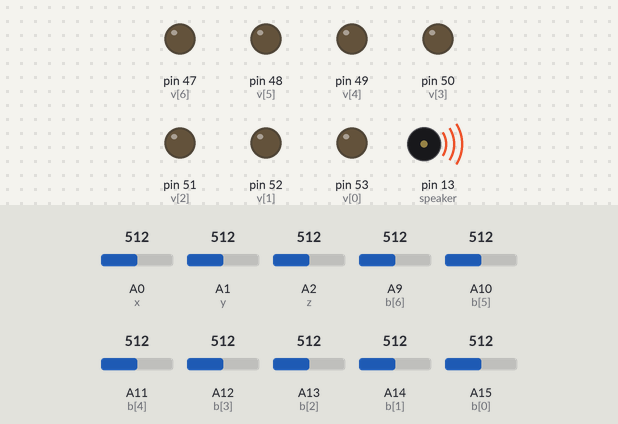
Recording of a sketch running on a simulated Arduino Mega 2560, built with avr-gcc and run on an emulated ATmega2560. Parts: output pins drawn as LEDs (lit = HIGH), buzzer (waves = sounding). The inputs (shaded band) are chosen by the test bench; at power-on: A0 (x) = 512, A1 (y) = 512, A2 (z) = 512, A9 (b[6]) = 512, A10 (b[5]) = 512, A11 (b[4]) = 512, A12 (b[3]) = 512, A13 (b[2]) = 512, A14 (b[1]) = 512, A15 (b[0]) = 512. What the sketch prints to the serial monitor is not drawn.

Above: at 0.2 s.
At 1.6 s:
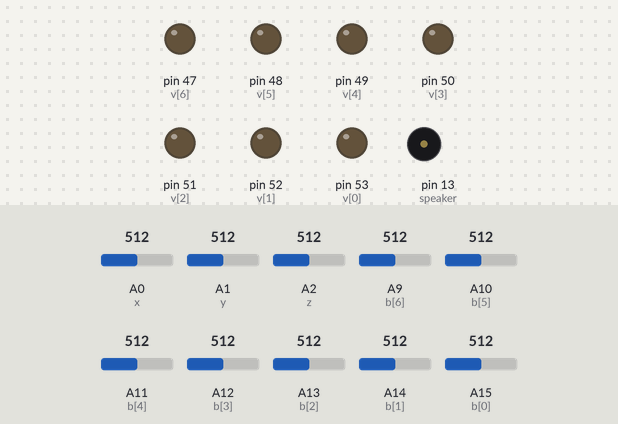
Timing chart, 0 to 3.1 s (numbered marks = the images above):
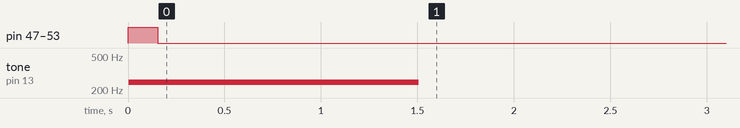

Measured:
- by itself, tone on pin 13 (speaker): silent → 246 Hz at 0.01 s, → silent 1.5 s later
- by itself, pin 47 (v[6]), pin 48 (v[5]), pin 49 (v[4]), pin 50 (v[3]), pin 51 (v[2]), pin 52 (v[1]), pin 53 (v[0]): LOW → HIGH at 0.00 s, → LOW 0.15 s later

The sketch:

fn.ino
```cpp
int b[7] = {A15,A14,A13,A12,A11,A10,A9};
int b_rd[7];
int v[7] = {53,52,51,50,49,48,47};
int state[7];

int level [7][4] ={{5,10,35,40},{1,10,30,40},{30,40,50,60},{5,10,20,28},{40,50,60,70},{5,10,35,50},{5,10,35,50}};
int act [7];
int act_pre[7];
int send_number[7];
int send_number_pre[7];

int last = 0;
int p_position = 0;
int duration = 1500;
int speaker = 13;
int v_t[7];
int h_t[7];
int x = A0;
int x_rd=0;
int y = A1;
int y_rd=0;
int z = A2;
int z_rd=0;
// 41.20, 43.65, 46.25, 49.00, 51.91, 55.00, 58.27, 61.74, 65.41, 69.30, 73.42, 77.78, 82.41, 87.31, 92.50,
// 98.00, 103.83, 110.00, 116.54, 123.47, 130.81, 138.59, 146.83, 155.56, 164.81, 174.61, 185.00, 196.00, 207.65, 220.00, 233.08, 246.94
float strings[6][8] = {
  {164.81,  174.61, 185.00, 196.00, 207.65, 220.00, 233.08,   246.94},
  {123.47,  130.81, 138.59, 146.83, 155.56, 164.81, 174.61,   185.00},
  {98.00,   103.83, 110.00, 116.54, 123.47, 130.81, 138.59,   146.83},
  {73.42,   77.78,  82.41,  87.31,  92.50,  98.00,  103.83,   110.00},
  {55.00,   58.27,  61.74,  65.41,  69.30,  73.42,  77.78,    82.41},
  {41.20,   43.65,  46.25,  49.00,  51.91,  55.00,  58.27,    61.747},
};

int current_string = 0;
float tones[8] = {164.81,  174.61, 185.00, 196.00, 207.65, 220.00, 233.08,   246.94};
int h_act = 0;
int tone_t = 0;
bool l_muted = false;
bool r_muted = false;
int load_t = 0;
int l_stop_t = 0;
bool vibration_on = true;
bool z_load = 0;
int x_load = 0;
bool string_change = false;

void setup() {
  for(int i = 0; i<7; i++){
    pinMode(b[i], INPUT);
    pinMode(v[i], OUTPUT);
    b_rd[i] = 0;
    state[i] = 0;
    act[i] = 0;
    act_pre[i] = 0;
    v_t[i] = 0;
    h_t[i] = 0;
    send_number[i] = 0;
    send_number_pre[i] = 0;

  }
  pinMode(speaker, OUTPUT);
  pinMode(x,INPUT);
  pinMode(y,INPUT);
  pinMode(z,INPUT);
  Serial.begin(9600);
}

void vibration_on_check(){
  if(z_load == 0 && z_rd == 1){
    z_load = 1;
  }
  else if(z_load == 1 && z_rd == 0){
    z_load = 0;
    vibration_on = !vibration_on;
  }
}
void last_check(){
  last = 0;
  for(int i=0;i<7;i++){
    if(state[i] == 2){
      last = i+1;
    }
  }
}
//void speaker_debug(){
//  tone(13,1000);
//  delay(400);
//  noTone(13);
//}

bool timer_check(int a, int b, int l){
  if((a-b)>l){
    return true;
  }else{
    return false;
  }
}

bool hammer_check(int i){
  if(act[i] != 0){
    return (!timer_check(millis(),h_t[i],20));
  }
  return false;
}

void copy_act(){
  for (int i=0; i<7;i++){
    act_pre[i] = act[i];
  }
}

void vibration_timer_start(int i,int strength){
  if(vibration_on){
    analogWrite(v[i],strength);
    v_t[i] = millis();
  }
}

void vibration_timer_stop(int i){
  if( timer_check(millis(),v_t[i],150)){
    analogWrite(v[i],0);
  }
}

void state_change(int st, int ac, int i){
  state[i] = st;
  act[i] = ac;
}

void vibration_signal (int i){
  b_rd[i] = analogRead(b[i]);
  if(state[i] == 0){
    if(b_rd[i] > level[i][1]){
      l_stop_t = millis();
      state_change(1,1,i);
      vibration_timer_start(i,130);
      h_t[i] = millis();
    }
  }else if(state[i] == 1){
    if(b_rd[i] <level[i][0]){
      state_change(0,0,i);

    }else if(b_rd[i]>level[i][3]){
      if(hammer_check(i)){
        state_change(2,3,i);
        l_muted = l_muted_check();
        singing();
      }else{
        state_change(2,2,i);
        vibration_timer_start(i,150);
      }
    }
  }else if(state[i] == 2){
    if(b_rd[i] < level[i][0]){
      state_change(0,0,i);
    }else if(b_rd[i]<level[i][2]){
      l_stop_t = millis();
      state_change(1,0,i);
    }
  }
}

void send_signal(int i){
  if (act[i] != act_pre[i]){
    send_number_pre[i] = send_number[i];
    send_number[i] = (i+1)*10 + act[i];
    Serial.println(send_number[i]);
  }
}

void copy_signal(){
  for (int i=0; i<7;i++){
    send_number_pre[i] = send_number[i];
  }
}

void read_handle(){
  x_rd = 1023-analogRead(x);
  y_rd = 1023-analogRead(y);
  if(analogRead(z)==0){
    z_rd = 1;
  }else{
    z_rd = 0;
  }
}

void singing(){
  last_check();
  if (!l_muted && !r_muted){
    tone(speaker,tones[last]);
    tone_t = millis();
  }
}

void handle_check(){
    if(y_rd < 200 || y_rd > 900){
      load_t = millis();
    }
    if(h_act == 0 && y_rd < 300){
      r_muted = true;
      h_act = 1;
    }else if(h_act==1 && y_rd >400){
      r_muted = false;
      h_act = 0;
      if(!timer_check(millis(),load_t,15)){
        singing();
      }
    }else if(h_act==0 && y_rd > 700){
      r_muted = true;
      h_act = -1;
    }else if(h_act==-1 && y_rd <600){
      r_muted = false;
      h_act = 0;
      if(!timer_check(millis(),load_t,15)){
        singing();
      }
    }
}
void speaker_check(){
  if(tone_t != 0){
    int p = millis()-tone_t;
    if(p>duration){
      tone_t = 0;
      noTone(speaker);
    }
  }
}

bool l_muted_check(){
  bool r=false;
  for (int i=0; i<7; i++){
    if(state[i] == 1 && (timer_check(millis(),l_stop_t,20))){
      r = true;
    }
    if(state[i] == 2){
      r = false;
    }
  }
  return r;
}

bool singing_check(){
  if(l_muted || r_muted){
    tone_t = 0;
    noTone(speaker);
  }
  if(tone_t != 0){
    tone(speaker,tones[last]);
  }
}

void set_string_check(){
  if(string_change){
    noTone(speaker);
    string_change = false;
    for(int i=0;i<8; i++){
      tones[i] = strings[current_string][i];
    }
  }
}

void change_string_check(){

  if(x_load == 0  && x_rd <20 && current_string != 5){
    x_load = 2;
  }else if(x_load == 2 && x_rd > 30 && current_string != 5){
    x_load = 0;
    current_string = current_string+1;
    string_change = true;
  }else if (x_load == 0 && x_rd > 1000 && current_string != 0){
    x_load = 1;
  }else if(x_load == 1 && x_rd < 900 &&x_rd >500 && current_string != 0){
    x_load = 0;
    current_string =current_string-1;
    string_change = true;

  }
}

void loop() {
  read_handle();
  copy_act();
  for(int i=0;i<7;i++){
    vibration_signal(i);
    send_signal(i);
    vibration_timer_stop (i);
  }
  vibration_on_check();
  last_check();
  handle_check();
  speaker_check();
  l_muted = l_muted_check();
  singing_check();
  change_string_check();
  set_string_check();

  //speaker_debug();
  //Serial.print(x_rd);
  //Serial.print("||");
  //Serial.println(y_rd);
  //Serial.println(millis());
  //Serial.print(r_muted);
  //Serial.println(l_muted);
  //Serial.println(last);
  //Serial.println(z_rd);
  //Serial.println(vibration_on);
  //Serial.println(current_string);
  //Serial.println(send_number[0]);
}
```
